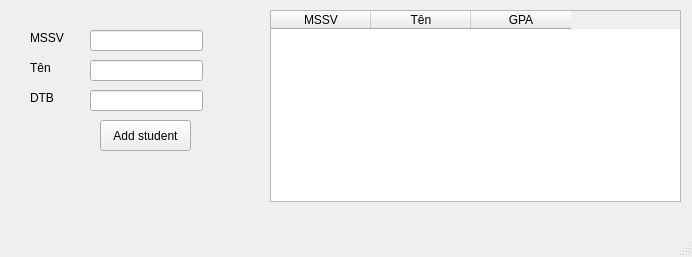
<?xml version="1.0" encoding="UTF-8"?>
<ui version="4.0">
 <class>MainWindow</class>
 <widget class="QMainWindow" name="MainWindow">
  <property name="geometry">
   <rect>
    <x>0</x>
    <y>0</y>
    <width>692</width>
    <height>257</height>
   </rect>
  </property>
  <property name="windowTitle">
   <string>MainWindow</string>
  </property>
  <widget class="QWidget" name="centralwidget">
   <widget class="QLineEdit" name="edtID">
    <property name="geometry">
     <rect>
      <x>90</x>
      <y>30</y>
      <width>113</width>
      <height>21</height>
     </rect>
    </property>
   </widget>
   <widget class="QLabel" name="label">
    <property name="geometry">
     <rect>
      <x>30</x>
      <y>30</y>
      <width>58</width>
      <height>16</height>
     </rect>
    </property>
    <property name="text">
     <string>MSSV</string>
    </property>
   </widget>
   <widget class="QLabel" name="label_2">
    <property name="geometry">
     <rect>
      <x>30</x>
      <y>60</y>
      <width>58</width>
      <height>16</height>
     </rect>
    </property>
    <property name="text">
     <string>Tên</string>
    </property>
   </widget>
   <widget class="QLineEdit" name="edtName">
    <property name="geometry">
     <rect>
      <x>90</x>
      <y>60</y>
      <width>113</width>
      <height>21</height>
     </rect>
    </property>
   </widget>
   <widget class="QLabel" name="label_3">
    <property name="geometry">
     <rect>
      <x>30</x>
      <y>90</y>
      <width>58</width>
      <height>16</height>
     </rect>
    </property>
    <property name="text">
     <string>DTB</string>
    </property>
   </widget>
   <widget class="QLineEdit" name="edtGPA">
    <property name="geometry">
     <rect>
      <x>90</x>
      <y>90</y>
      <width>113</width>
      <height>21</height>
     </rect>
    </property>
   </widget>
   <widget class="QPushButton" name="btnAdd">
    <property name="geometry">
     <rect>
      <x>100</x>
      <y>120</y>
      <width>91</width>
      <height>31</height>
     </rect>
    </property>
    <property name="text">
     <string>Add student</string>
    </property>
   </widget>
   <widget class="QTableWidget" name="tbStudent">
    <property name="geometry">
     <rect>
      <x>270</x>
      <y>10</y>
      <width>411</width>
      <height>192</height>
     </rect>
    </property>
    <column>
     <property name="text">
      <string>MSSV</string>
     </property>
    </column>
    <column>
     <property name="text">
      <string>Tên</string>
     </property>
    </column>
    <column>
     <property name="text">
      <string>GPA</string>
     </property>
    </column>
   </widget>
  </widget>
  <widget class="QStatusBar" name="statusbar"/>
 </widget>
 <resources/>
 <connections/>
</ui>
